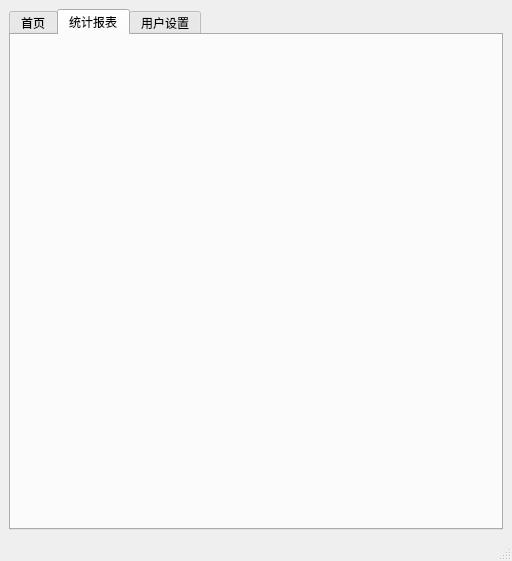
<?xml version="1.0" encoding="UTF-8"?>
<ui version="4.0">
 <class>MainWindow</class>
 <widget class="QMainWindow" name="MainWindow">
  <property name="geometry">
   <rect>
    <x>0</x>
    <y>0</y>
    <width>512</width>
    <height>561</height>
   </rect>
  </property>
  <property name="minimumSize">
   <size>
    <width>512</width>
    <height>512</height>
   </size>
  </property>
  <property name="windowTitle">
   <string>记账工具</string>
  </property>
  <widget class="QWidget" name="centralwidget">
   <property name="sizePolicy">
    <sizepolicy hsizetype="Expanding" vsizetype="Expanding">
     <horstretch>0</horstretch>
     <verstretch>0</verstretch>
    </sizepolicy>
   </property>
   <layout class="QHBoxLayout" name="centralLayout">
    <property name="spacing">
     <number>1</number>
    </property>
    <item>
     <widget class="QTabWidget" name="tabWidget">
      <property name="sizePolicy">
       <sizepolicy hsizetype="Expanding" vsizetype="Expanding">
        <horstretch>0</horstretch>
        <verstretch>0</verstretch>
       </sizepolicy>
      </property>
      <property name="layoutDirection">
       <enum>Qt::LeftToRight</enum>
      </property>
      <property name="autoFillBackground">
       <bool>true</bool>
      </property>
      <property name="currentIndex">
       <number>1</number>
      </property>
      <property name="iconSize">
       <size>
        <width>16</width>
        <height>16</height>
       </size>
      </property>
      <widget class="QWidget" name="tab_homePage">
       <property name="enabled">
        <bool>true</bool>
       </property>
       <property name="sizePolicy">
        <sizepolicy hsizetype="Preferred" vsizetype="Preferred">
         <horstretch>0</horstretch>
         <verstretch>0</verstretch>
        </sizepolicy>
       </property>
       <property name="layoutDirection">
        <enum>Qt::LeftToRight</enum>
       </property>
       <property name="autoFillBackground">
        <bool>false</bool>
       </property>
       <attribute name="title">
        <string>首页</string>
       </attribute>
       <layout class="QVBoxLayout" name="homePageLayout" stretch="1,5">
        <item>
         <layout class="QHBoxLayout" name="titleLayout">
          <item>
           <spacer name="horizontalSpacer">
            <property name="orientation">
             <enum>Qt::Horizontal</enum>
            </property>
            <property name="sizeHint" stdset="0">
             <size>
              <width>68</width>
              <height>60</height>
             </size>
            </property>
           </spacer>
          </item>
          <item>
           <widget class="QLabel" name="label_income">
            <property name="text">
             <string>收入</string>
            </property>
           </widget>
          </item>
          <item>
           <spacer name="horizontalSpacer_3">
            <property name="orientation">
             <enum>Qt::Horizontal</enum>
            </property>
            <property name="sizeHint" stdset="0">
             <size>
              <width>69</width>
              <height>60</height>
             </size>
            </property>
           </spacer>
          </item>
          <item>
           <widget class="QPushButton" name="pushButton_account">
            <property name="text">
             <string>记一笔</string>
            </property>
           </widget>
          </item>
          <item>
           <spacer name="horizontalSpacer_2">
            <property name="orientation">
             <enum>Qt::Horizontal</enum>
            </property>
            <property name="sizeHint" stdset="0">
             <size>
              <width>68</width>
              <height>60</height>
             </size>
            </property>
           </spacer>
          </item>
          <item>
           <widget class="QLabel" name="label_expense">
            <property name="text">
             <string>支出</string>
            </property>
           </widget>
          </item>
          <item>
           <spacer name="horizontalSpacer_4">
            <property name="orientation">
             <enum>Qt::Horizontal</enum>
            </property>
            <property name="sizeHint" stdset="0">
             <size>
              <width>69</width>
              <height>60</height>
             </size>
            </property>
           </spacer>
          </item>
         </layout>
        </item>
        <item>
         <layout class="QVBoxLayout" name="timeAxisLayout"/>
        </item>
       </layout>
      </widget>
      <widget class="QWidget" name="tab_statistics">
       <attribute name="title">
        <string>统计报表</string>
       </attribute>
      </widget>
      <widget class="QWidget" name="tab_config">
       <attribute name="title">
        <string>用户设置</string>
       </attribute>
      </widget>
     </widget>
    </item>
   </layout>
  </widget>
  <widget class="QMenuBar" name="menubar">
   <property name="geometry">
    <rect>
     <x>0</x>
     <y>0</y>
     <width>512</width>
     <height>22</height>
    </rect>
   </property>
  </widget>
  <widget class="QStatusBar" name="statusbar"/>
 </widget>
 <resources/>
 <connections/>
</ui>
